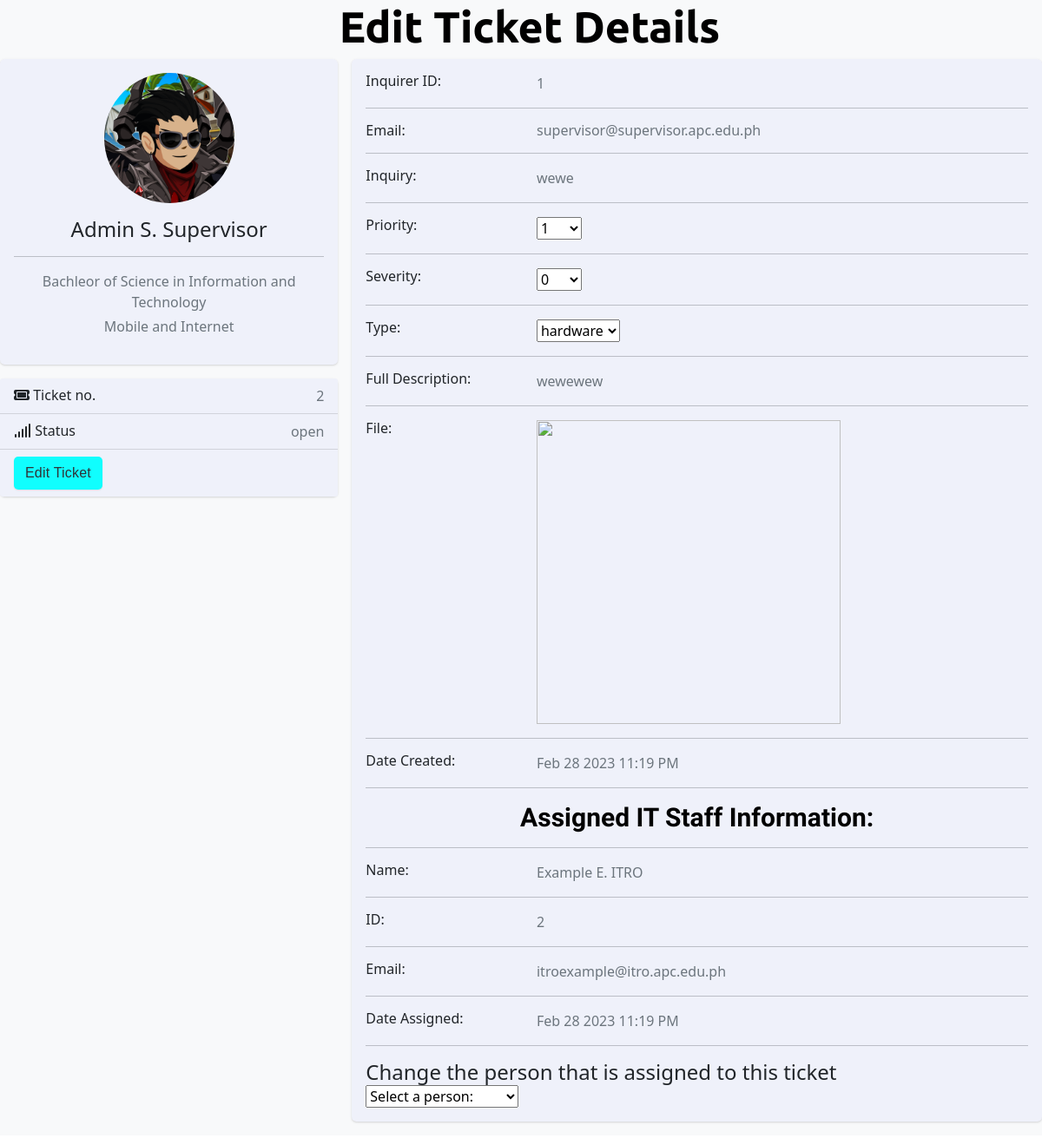
The page /code/components/tedit.php?id=2 (signed in) on the database its author committed.
### tables this page shows
CREATE TABLE IF NOT EXISTS `ticket` (
  `tid` int NOT NULL AUTO_INCREMENT,
  `iid` int NOT NULL,
  `iname` varchar(100) NOT NULL,
  `ipstion` varchar(10) NOT NULL,
  `email` varchar(50) NOT NULL,
  `img` varchar(50) NOT NULL,
  `inquiry` text NOT NULL,
  `itype` varchar(50) NOT NULL,
  `fdes` text NOT NULL,
  `stat` varchar(11) NOT NULL,
  `priority` int NOT NULL,
  `severity` int NOT NULL,
  `filename` varchar(225) NOT NULL,
  `assignid` int NOT NULL,
  `aemail` varchar(255) NOT NULL,
  `aname` varchar(100) NOT NULL,
  `apstion` varchar(10) NOT NULL,
  `dt` datetime NOT NULL,
  `dta` datetime NOT NULL,
  `notifstus` int NOT NULL,
  `notifstum` text NOT NULL,
  `notifits` int NOT NULL,
  `notifitm` text NOT NULL,
  `notifdts` datetime NOT NULL,
  `notifdti` datetime NOT NULL,
  PRIMARY KEY (`tid`)
);

### code/components/tedit.php (the view, shortened to what this page needs)
<?php
$con=mysqli_connect("localhost","root","","ramit","3308");
$id=$_GET['id'];
$query=mysqli_query($con,"SELECT * FROM ticket where tid = '$id'");
$row=mysqli_fetch_array($query);
$input = $row['dt'];
$date = strtotime($input);
$input1 = $row['dta'];
$date1 = strtotime($input1);
?>
 <link href='https://cdn.jsdelivr.net/npm/bootstrap@5.0.0-beta1/dist/css/bootstrap.min.css' rel='stylesheet'>
                <link href='https://cdn.jsdelivr.net/npm/boxicons@latest/css/boxicons.min.css' rel='stylesheet'>
                <link href="res/res-tdetails/tdetails.css" rel="stylesheet" type="text/css">
<div class="height-100 bg-light">
                <div class="welhead">
                    <div class="mainhead">
                    <h1 style = "margin-left: 20px;">Edit Ticket Details</h1>
                    </div>
                </div>
                <form method="POST" action="teditp.php?id=<?=$id?>" enctype="multipart/form-data">
                <div class="row gutters-sm">
                        <div class="col-md-4 mb-3">
                            <div class="card">
                                <div class="card-body">
                                    <div class="d-flex flex-column align-items-center text-center">
                                        <img src="../../res/res-tdetails/profile.png" alt="" class="rounded-circle" width="150">
                                            <div class="mt-3">
                                                <h4><?=$row['iname'];?></h4>
                                                <hr>
                                                <p class="text-secondary mb-1">Bachleor of Science in Information and Technology</p>
                                                <p class="text-muted font-size-sm">Mobile and Internet</p>
                                            </div>
                                    </div>
                                </div>
                            </div>
                        <div class="card mt-3">
                            <ul class="list-group list-group-flush">
                                <li class="list-group-item d-flex justify-content-between align-items-center flex-wrap">
                                    <h6 class="mb-0"><i class="fa-solid fa-ticket"></i> Ticket no.</h6>
                                    <span class="text-secondary"><?=$row['tid'];?></span>
                                </li>
                                <li class="list-group-item d-flex justify-content-between align-items-center flex-wrap">
                                    <h6 class="mb-0"><i class="fa-solid fa-signal"></i> Status</h6>
                                    <span class="text-secondary"><?=$row['stat'];?></span>
                                </li>
                                <li class="list-group-item d-flex justify-content-between align-items-center flex-wrap">
                                <div class="inputfield">
                                <button type="submit" class="btn" value="Post" style="background-color:cyan;">Edit Ticket</button>
                                </div>
                                </li>
                            </ul>
                        </div>
                        </div>
                    <div class="col-md-8">
                        <div class="card mb-3">
                            <div class="card-body">
                                <div class="row">
                                <div class="col-sm-3">
                                <h6 class="mb-0">Inquirer ID:</h6>
                                </div>
                                <div class="col-sm-9 text-secondary">
                                <?=$row['iid'];?>
                                </div>
                                </div>
                             <hr>
                                <div class="row">
                                <div class="col-sm-3">
                                <h6 class="mb-0">Email:</h6>
                                </div>
                                <div class="col-sm-9 text-secondary">
                                <h6 class="mb-0"><?=$row['email'];?></h6>
                                </div>
                                </div>
                            <hr>
                                <div class="row">
                                <div class="col-sm-3">
                                <h6 class="mb-0">Inquiry:</h6>
                                </div>
                                <div class="col-sm-9 text-secondary">
                                <?=$row['inquiry'];?>
                                </div>
                                </div>
                            <hr>
                                <div class="row">
                                <div class="col-sm-3">
                                <h6 class="mb-0">Priority:</h6>
                                </div>
                                <div class="col-sm-9 text-secondary">
                                <div class="custom_select">
                                <select name="priority" value="" id="priority" required>
                                <option value="<?=$row['priority'];?>"><?=$row['priority'];?></option>
                                </select>
                                </div>
                                </div>
                                </div>
                                <hr>
                                <div class="row">
                                <div class="col-sm-3">
                                <h6 class="mb-0">Severity:</h6>
                                </div>
                                <div class="col-sm-9 text-secondary">
                                <div class="custom_select">
                                <select name="severity" value="" id="severity" required>
                                <option value="<?=$row['severity'];?>"><?=$row['severity'];?></option>
                                </select>
                                </div>
                                </div>
                                </div>
                                <hr>
                                <div class="row">
                                <div class="col-sm-3">
                                <h6 class="mb-0">Type:</h6>
                                </div>
                                <div class="col-sm-9 text-secondary">
                                <div class="custom_select">
                                <select type="select" name="itype" placeholder="" id="itype" required>
                                <option value="<?=$row['itype'];?>"><?=$row['itype'];?></option>
                                </select>
                                </div>
                                </div>
                                </div>
                            <hr>
                                <div class="row">
                                <div class="col-sm-3">
                                <h6 class="mb-0">Full Description:</h6>
                                </div>
                                <div class="col-sm-9 text-secondary">
                                <?=$row['fdes'];?>
                                </div>
                                </div>
                            <hr>
                                <div class="row">
                                <div class="col-sm-3">
                                <h6 class="mb-0">File:</h6>
                                </div>
                                <div class="col-sm-9 text-secondary">
                                <img src="./../../res/img/<?=$row['filename']?>" style = "width: 350px;">
                                </div>
                                </div>
                            <hr>
                                <div class="row">
                                <div class="col-sm-3">
                                <h6 class="mb-0">Date Created:</h6>
                                </div>
                                <div class="col-sm-9 text-secondary">
                                <?=date('M d Y h:i A', $date);?>
                                </div>
                                </div>
                            <hr>
                <div class="itwelhead">
                    <div class="itmainhead">
                        <h2>Assigned IT Staff Information:</h2>
                    </div>
                </div>
                <hr>
                    <div class="row">
                    <div class="col-sm-3">
                    <h6 class="mb-0">Name:</h6>
                    </div>
                    <div class="col-sm-9 text-secondary">
                    <?=$row['aname'];?>
                    </div>
                    </div>
                <hr>
                    <div class="row">
                    <div class="col-sm-3">
                    <h6 class="mb-0">ID:</h6>
                    </div>
                    <div class="col-sm-9 text-secondary">
                    <?=$row['assignid'];?>
                    </div>
                    </div>
                <hr>
                    <div class="row">
                    <div class="col-sm-3">
                    <h6 class="mb-0">Email:</h6>
                    </div>
                    <div class="col-sm-9 text-secondary">
                    <?=$row['aemail'];?>
                    </div>
                    </div>
                <hr>
                    <div class="row">
                    <div class="col-sm-3">
                    <h6 class="mb-0">Date Assigned:</h6>
                    </div>
                    <div class="col-sm-9 text-secondary">
                    <?=date('M d Y h:i A', $date1);?>
                    </div>
                    </div>
                <hr>
                <h4 class="mb-0">Change the person that is assigned to this ticket</h4>
                <select name="users" onchange="showUser(this.value)">
                <option value="">Select a person:</option>
                </select>
                    </div>
                </div>
                </form>
            <div style="height:5%;"></div>

### res/res-tdetails/tdetails.css (style rules this page uses)
.card { box-shadow: 0 1px 3px 0 rgba(0,0,0,.1), 0 1px 2px 0 rgba(0,0,0,.06); }
.card { position: relative; display: flex; flex-direction: column; min-width: 0; word-wrap: break-word; background-color: rgba(0, 38, 255, 0.034); background-clip: border-box; border: 0 solid rgba(0,0,0,.125); border-radius: .35rem; }
.card-body { flex: 1 1 auto; min-height: 1px; padding: 1rem; }
.list-group-item { background-color: #eff1fa; }
.gutters-sm { margin-right: -8px; margin-left: -8px; }
.gutters-sm>.col, .gutters-sm>[class*=col-] { padding-right: 8px; padding-left: 8px; }
.mb-3, .my-3 { margin-bottom: 1rem!important; }
.welhead { margin: 0; color: rgb(0, 0, 0); }
.mainhead { max-width: 800px; text-align: center; margin: auto; }
.mainhead h1 { font-size: 50px; font-family: 'Ubuntu', sans-serif; }
.itwelhead { margin: 0; color: rgb(0, 0, 0); }
.itmainhead { max-width: 800px; text-align: center; margin: auto; }
.itmainhead h2 { font-size: 30px; font-family: 'Roboto', sans-serif; }
.btn { -moz-box-shadow: 0px 1px 2px 0px rgba(0, 0, 0, 0.1); -webkit-box-shadow: 0px 1px 2px 0px rgba(0, 0, 0, 0.1); border-radius: 5px; box-shadow: 0px 1px 2px 0px rgba(0, 0, 0, 0.1); font-family: 'Nunito', sans-serif; letter-spacing: 0.2px; opacity: 0.93; }

### rows shown on the page
ticket: iname "Admin S. Supervisor", tid "2", stat "open", iid "1", email "supervisor@supervisor.apc.edu.ph", inquiry "wewe", priority "1", severity "0", itype "hardware", fdes "wewewew", dt "Feb 28 2023 11:19 PM", aname "Example E. ITRO", assignid "2", aemail "itroexample@itro.apc.edu.ph", dta "Feb 28 2023 11:19 PM"
